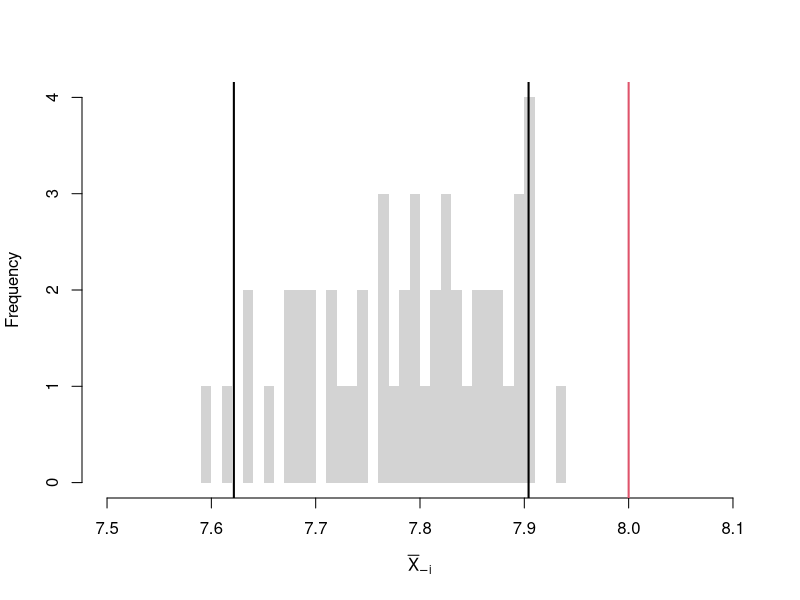
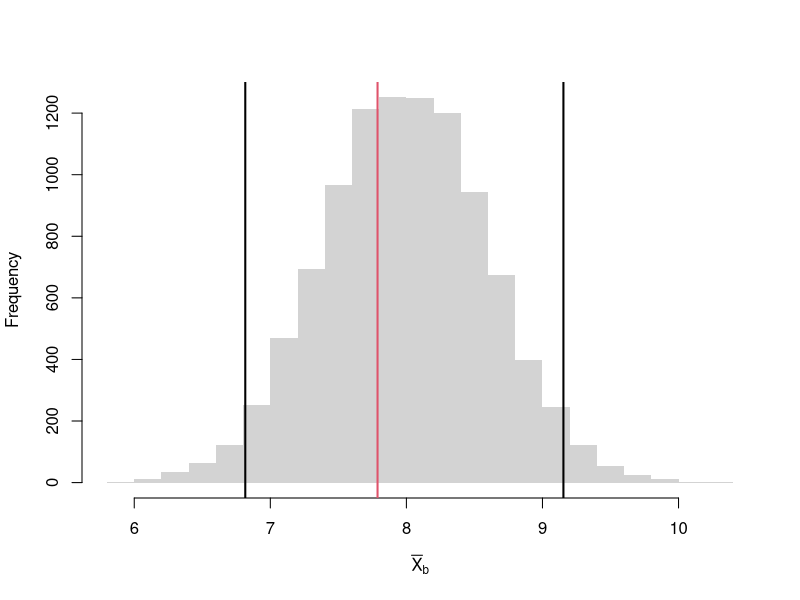
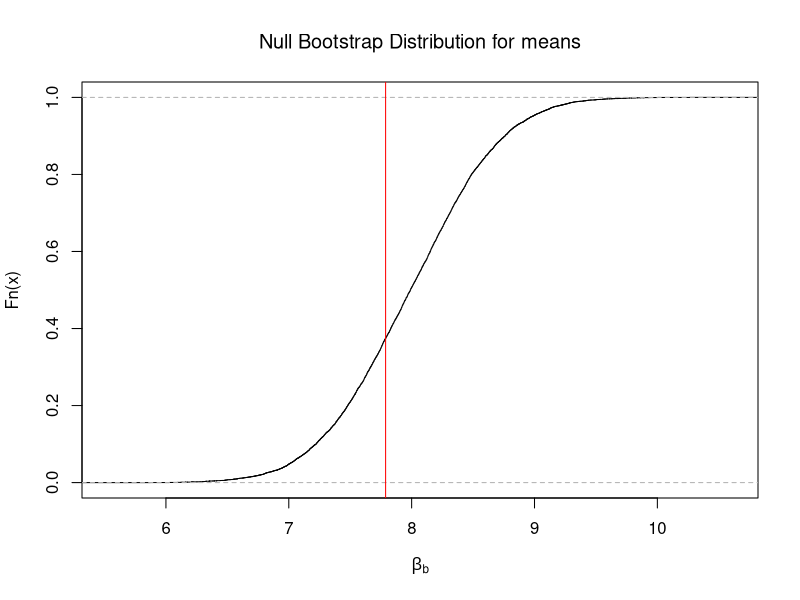
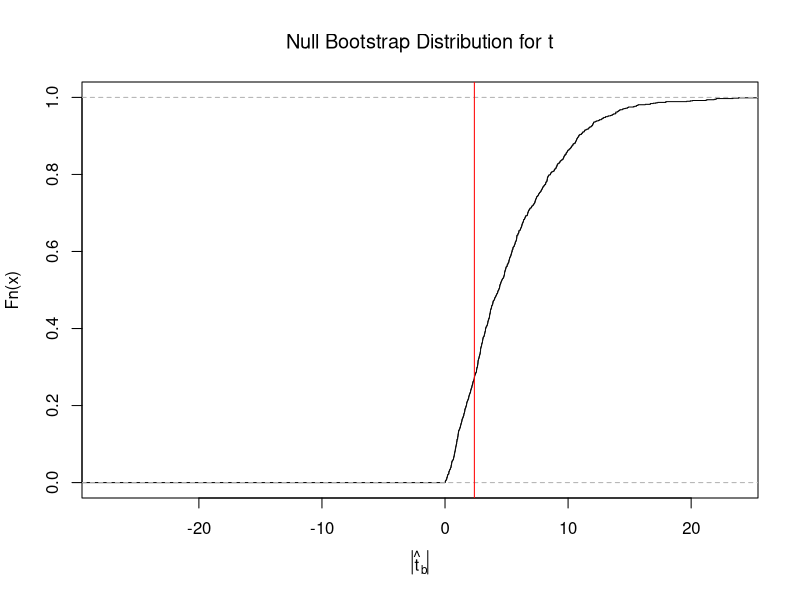
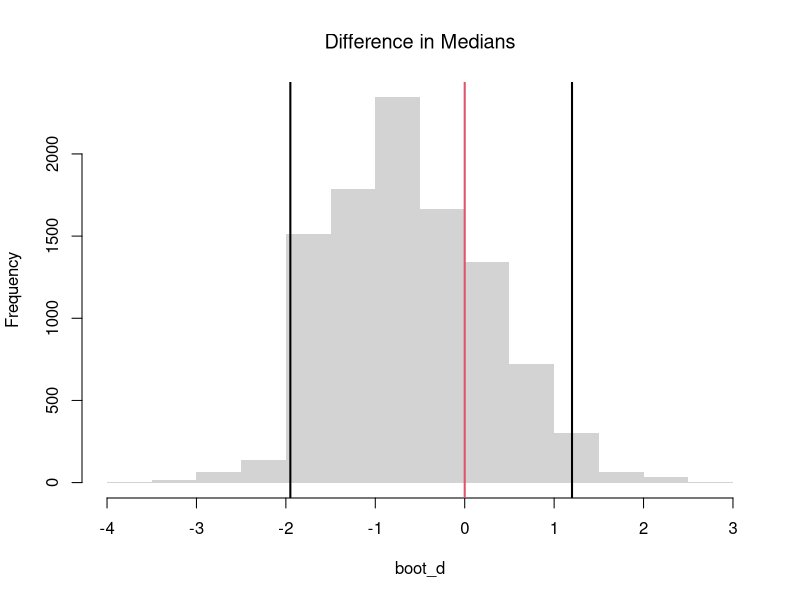
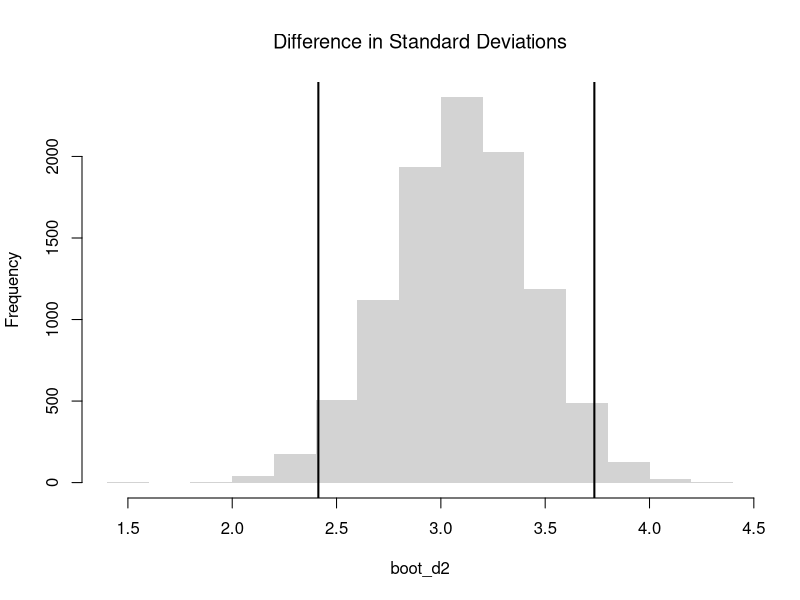

Write R code to recreate these figures, in order.
## ---- chunk 1
sample_dat <- USArrests[,'Murder']
sample_mean <- mean(sample_dat)

n <- length(sample_dat)
Jmeans <- sapply(1:n, function(i){
    dati <- sample_dat[-i]
    mean(dati)
})
hist(Jmeans, breaks=25,
    border=NA, xlim=c(7.5,8.1),
    main='', xlab=expression( bar(X)[-i]))
# CI
ci_95 <- quantile(Jmeans, probs=c(.025, .975))
abline(v=ci_95, lwd=2)
# H0: mean=8
abline(v=8, col=2, lwd=2)
## ---- chunk 2
sample_dat <- USArrests[,'Murder']
sample_mean <- mean(sample_dat)

# Bootstrap NULL: mean=8
set.seed(1)
Bmeans0 <- sapply(1:10^4, function(i) {
    dat_b <- sample(sample_dat, replace=T) 
    mean_b <- mean(dat_b) + (8 - sample_mean) # impose the null by recentering
    return(mean_b)
})
hist(Bmeans0, breaks=25, border=NA,
    main='', xlab=expression( bar(X)[b]) )
ci_95 <- quantile(Bmeans0, probs=c(.025, .975)) # critical region
abline(v=ci_95, lwd=2)
abline(v=sample_mean, lwd=2, col=2)
## ---- chunk 3
# One-Sided Test, ALTERNATIVE: mean > 8
# Prob( boot0_means > sample_mean) 
Fhat0 <- ecdf(Bmeans0) # Right tail
plot(Fhat0,
    xlab=expression( beta[b] ),
    main='Null Bootstrap Distribution for means', font.main=1)
abline(v=sample_mean, col='red')
## ---- chunk 4
p <- 1- Fhat0(sample_mean) #Right Tail
if(p >.05){
    message('fail to reject the null that sample_mean=8, at the 5% level')
} else {
    message('reject the null that sample_mean=8 in favor of >8, at the 5% level')
}
## ---- chunk 5
# Two-Sided Test, ALTERNATIVE: mean < 8 or mean >8
# Prob(boot0_means > sample_mean or -boot0_means < sample_mean)

Fhat0 <- ecdf(Bmeans0)
p_left <- Fhat0(sample_mean) #Left Tail
p_right <- 1 - Fhat0(sample_mean) #Right Tail
p <- 2*min(p_left, p_right)

if(p >.05){
    message('fail to reject the null that sample_mean=8 at the 5% level')
} else {
    message('reject the null that sample_mean=8 in favor of either <8 or >8 at the 5% level')
}
## ---- chunk 6
jack_se <- sd(Jmeans)
mean0 <- 8
jack_t <- (sample_mean - mean0)/jack_se

# Note that you can also use a corrected se
# jack_se <- sqrt((n-1)/n) * sd(Jmeans)
## ---- chunk 7
set.seed(1)
boot_t0 <- sapply(1:10^3, function(i) {
    dat_b <- sample(sample_dat, replace=T) 
    mean_b <- mean(dat_b) + (8 - sample_mean) # impose the null by recentering
    # jack ses
    jack_se_b <- sd( sapply(1:length(dat_b), function(i){
        mean(dat_b[-i])
    }) )
    jack_t <- (mean_b - mean0)/jack_se_b
})

# Two Sided Test
Fhat0 <- ecdf(abs(boot_t0))
plot(Fhat0, xlim=range(boot_t0, jack_t),
    xlab=expression( abs(hat(t)[b]) ),
    main='Null Bootstrap Distribution for t', font.main=1)
abline(v=abs(jack_t), col='red')
p <- 1 - Fhat0( abs(jack_t) ) 
p

if(p >.05){
    message('fail to reject the null that sample_mean=8, at the 5% level')
} else {
    message('reject the null that sample_mean=8 in favor of either <8 or >8, at the 5% level')
}
## ---- chunk 8
# Bootstrap Distribution Function
boot_d <- sapply(1:10^4, function(b, q_null=7.8){
    x_b <- sample(sample_dat, replace=T)
    q_b <- quantile(x_b, probs=.5)
    d_b <- q_b - q_null
    return(d_b)
})

# 2-Sided Test for Median Difference
hist(boot_d, border=NA, font.main=1,
    main='Difference in Medians')
abline(v=quantile(boot_d, probs=c(.025, .975)), lwd=2)
abline(v=0, lwd=2, col=2)
1 - ecdf(boot_d)(0) ## No Median Difference

## Try with sample_dat <- rnorm(100, 0, 2)
## ---- chunk 9
# 2-Sided Test for SD Differences
boot_d2 <- sapply(1:10^4, function(b, sd_null=1.2){
    x_b <- sample(sample_dat, replace=T)
    sd_b <- sd(x_b)
    d_b <- sd_b - sd_null
    return(d_b)
})

hist(boot_d2, border=NA, font.main=1,
    main='Difference in Standard Deviations')
abline(v=quantile(boot_d2, probs=c(.025, .975)), lwd=2)
abline(v=0, lwd=2, col=2)
1 - ecdf(boot_d2)(0)


# Try any function!
# IQR(x_b)/median(x_b)
